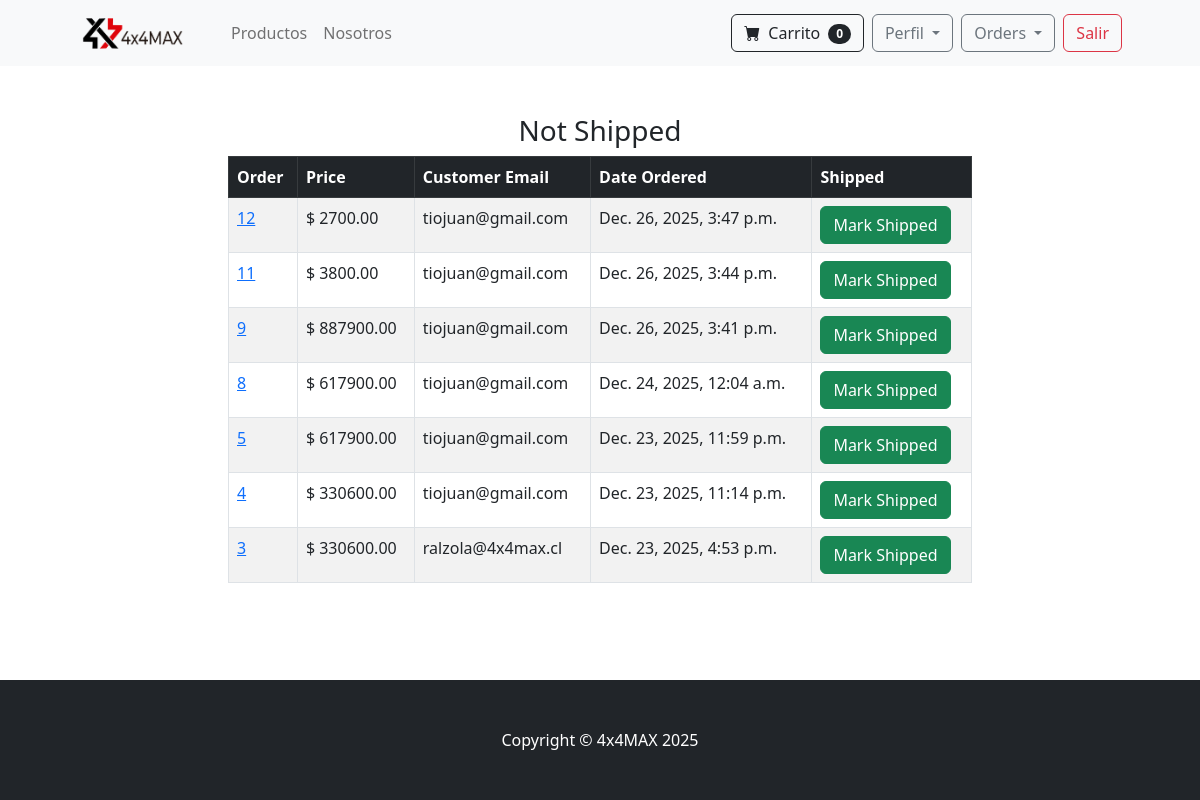
/payment/not_shipped_dash (signed in), run on an earlier commit of the app's database.
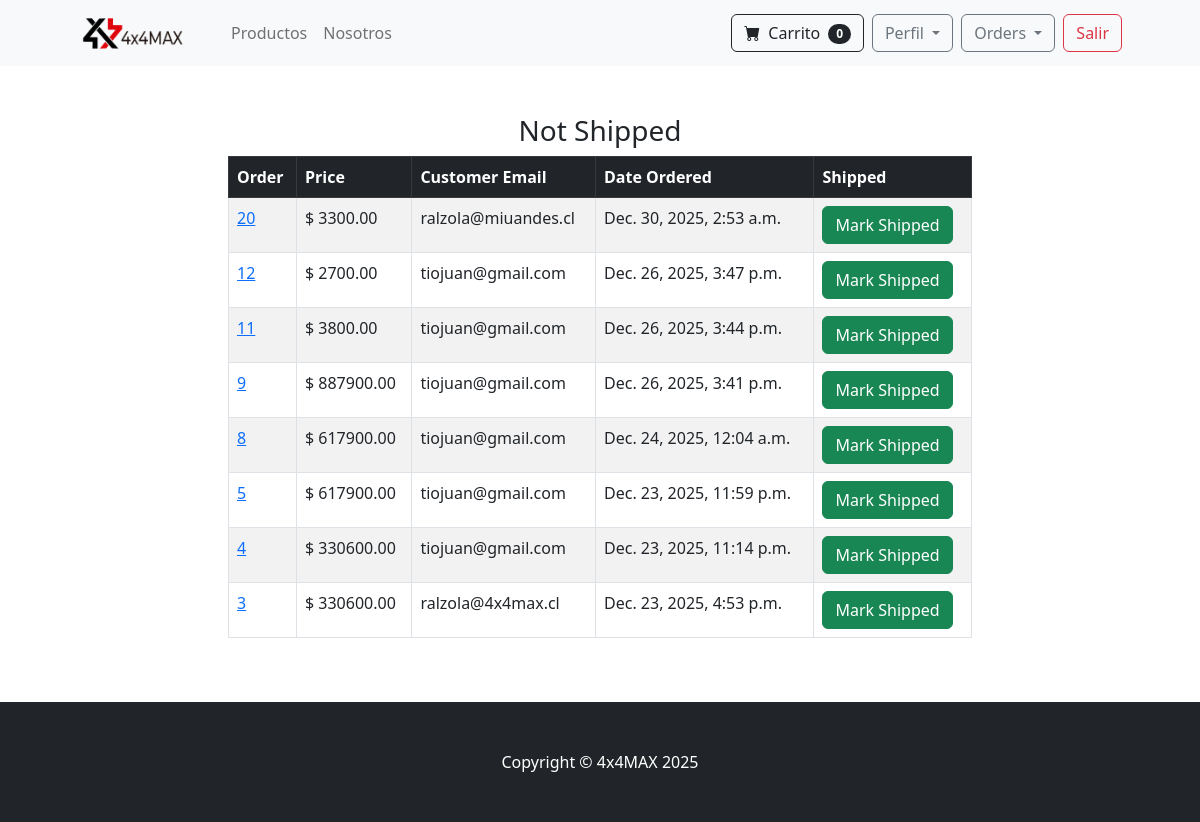
And on a later commit of the database.
### payment/models.py (models this page shows, shortened)
class Order(models.Model):
    user = models.ForeignKey(User, on_delete=models.CASCADE, null=True, blank=True)
    full_name = models.CharField(max_length=250)
    email = models.EmailField(max_length=250)
    phone = models.CharField(max_length=20)
    shipping_address = models.TextField(max_length=15000)
    workshop = models.ForeignKey('workshop.Workshop', on_delete=models.SET_NULL, null=True, blank=True)
    amount_pay = models.DecimalField(max_digits=10, decimal_places=2)
    date_order = models.DateTimeField(auto_now_add=True)
    shipped = models.BooleanField(default=False)
    date_shipped = models.DateTimeField(blank=True, null=True)
    has_international_items = models.BooleanField(default=False)
    buy_order = models.CharField(max_length=50, unique=True, null=True, blank=True, db_index=True)
    transaction_date = models.DateTimeField(null=True, blank=True)
    authorization_code = models.CharField(max_length=50, null=True, blank=True)
    payment_type_code = models.CharField(max_length=10, null=True, blank=True)  # VD, VN, etc.
    installments_number = models.IntegerField(null=True, blank=True)
    card_number = models.CharField(max_length=20, null=True, blank=True)  # últimos 4 dígitos
    session_id = models.CharField(max_length=100, null=True, blank=True)
    accounting_date = models.CharField(max_length=10, null=True, blank=True)
    transaction_status = models.CharField(max_length=50, null=True, blank=True)
    class Meta:
        ordering = ['-date_order']

### payment/views.py (the view, shortened to what this page needs)
# urls.py: path('not_shipped_dash', views.not_shipped_dash, name='not_shipped_dash'),
def not_shipped_dash(request):
    if request.user.is_authenticated and request.user.is_superuser:
        orders = Order.objects.filter(shipped=False)
        return render(request, "payment/not_shipped_dash.html", {'orders': orders})
    else:
        messages.success(request, "Access Denied.")
        return redirect('home')

### cart/cart.py (called while the page is built)
    def __len__(self):
        return len(self.cart)

### cart/context_processor.py (called while the page is built)
def cart(request):
    return {'cart': Cart(request)}

### payment/templates/payment/not_shipped_dash.html (shortened to what this page needs)
{% extends 'base.html' %}
{% block content %}
        <div class="container">
            <div class="row">
                <center>
                    <div class="col-8">
                        <br/><br/>
<h3>Not Shipped</h3>
<table class="table table-striped table-hover table-bordered">
  <thead class="table-dark">
    <tr>
      <th scope="col">Order</th>
      <th scope="col">Price</th>
      <th scope="col">Customer Email</th>
      <th scope="col">Date Ordered</th>
      <th scope="col">Shipped</th>
    </tr>
  </thead>
  <tbody>
    {% for item in orders %}
    <tr>
      <td><a href="{% url 'orders' item.id %}">{{ item.id }}</a></td>
      <td>$ {{ item.amount_pay }}</td>
      <td>{{ item.email }}</td>
      <td>{{ item.date_order }}</td>
      <td>
        <form method="POST">
          <button type="submit" class="btn btn-success btn-small">Mark Shipped</button>
        </form>
      </td>
    </tr>
    {% endfor %}
  </tbody>
</table>
<br/><br/>
                       </div>
                </center>
        </div>
{% endblock %}

What changed in the data, as far as the page shows it:
added Order: id "20", amount_pay "3300.00", email "ralzola@miuandes.cl", date_order "Dec. 30, 2025, 2:53 a.m."
